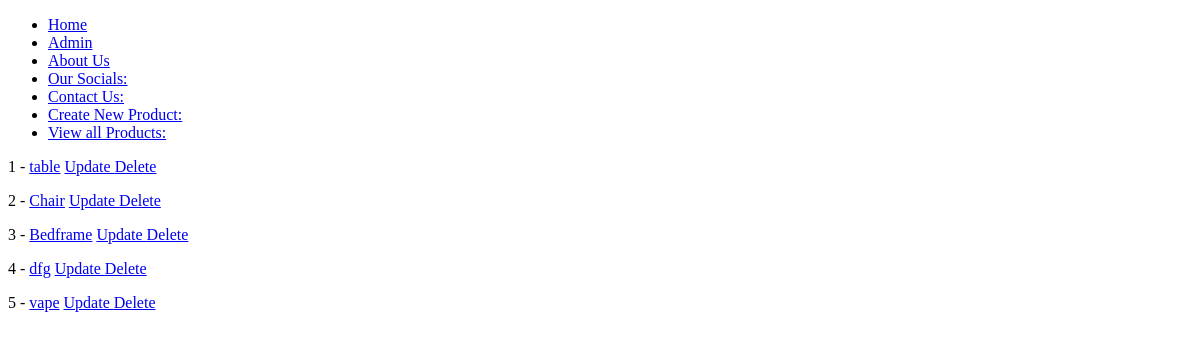
Before: /products/ with the older database file.
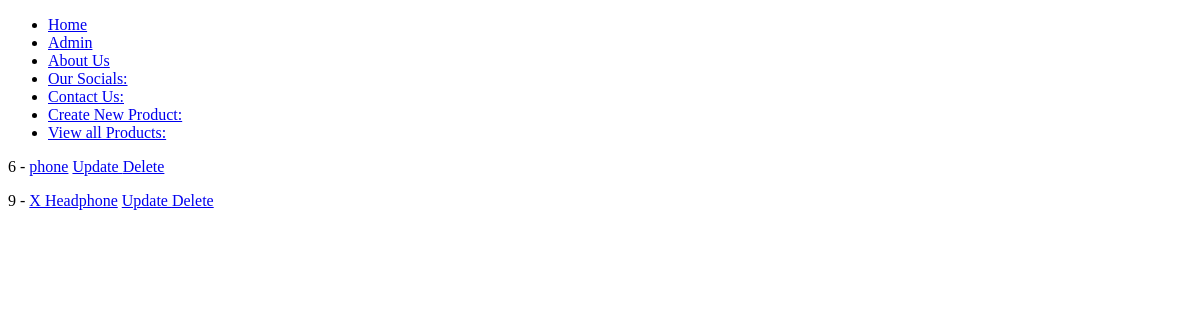
After: the same page with the newer database file.
### products/models.py (models this page shows)
class Product(models.Model):
    title = models.CharField(max_length = 120)
    description = models.TextField(blank = True, null = True)
    price = models.DecimalField(decimal_places = 2, max_digits = 10000)
    summary = models.TextField(default = "this cool", blank = False, null = False)
    featured = models.BooleanField(default = False)
    def get_absolute_url (self):
        return f"/products/{self.id}/"
    def get_absolute_update_url (self):
        return f"/products/{self.id}/update"
    def get_absolute_delete_url (self):
        return f"/products/{self.id}/delete"

### products/views.py (the view)
# urls.py: path('', product_list_view, name='product-list'),
def product_list_view(request):
    queryset = Product.objects.all()
    context = {
        "object_list" : queryset
    }
    return render (request, "products/product_list.html", context)

### products/templates/products/product_list.html (shortened to what this page needs)
{% extends 'base.html' %}
{% block content %}
 {% for instance in object_list%}
    <p>{{instance.id}} -  <a href="{{instance.get_absolute_url}}" > {{instance.title}}</a> <a href="{{instance.get_absolute_update_url}}" > Update </a> <a href="{{instance.get_absolute_delete_url}}" > Delete </a></p>
 {% endfor %}
{% endblock %}

### templates/base.html (shortened to what this page needs)
<!doctype html>
<!DOCTYPE html>
<html lang="en" dir="ltr">
  <head>
  </head>
  <body>
    {% include 'navbar.html' %}
    {%block content %}{% endblock %}
  </body>
</html>

### templates/navbar.html
<nav>
  <ul>
    <li>
      <a href="/">Home</a>
    </li>
    <li>
      <a href="/admin">Admin</a>
    </li>
    <li>
      <a href="/about">About Us</a>
    </li>
    <li>
      <a href="/social">Our Socials:</a>
    </li>
    <li>
      <a href="/contact">Contact Us:</a>
    </li>
    <li>
      <a href="/products/create/">Create New Product:</a>
    </li>
    <li>
      <a href="/products">View all Products:</a>
    </li>
  </ul>
</nav>

Changed rows visible on the page:
removed Product: id "1", title "table"
removed Product: id "2", title "Chair"
removed Product: id "3", title "Bedframe"
removed Product: id "4", title "dfg"
removed Product: id "5", title "vape"
added Product: id "6", title "phone"
added Product: id "9", title "X Headphone"
